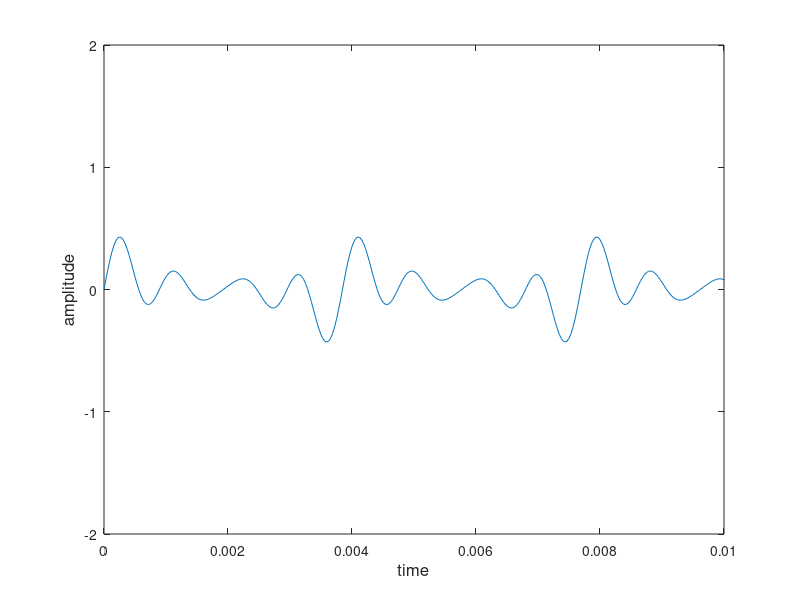

Write the MATLAB code that produced this figure.
t = 0:1 / 32000:1;     % 1秒を1/32000に分割

Y1 = 0.19*sin(2*pi()* 1040*t);           % 正弦波の生成 
Y2 = 0.09*sin(2*pi()* 520*t);           % 正弦波の生成
Y3 = 0.08*sin(2*pi()* 780*t);           % 正弦波の生成
Y4 = 0.08*sin(2*pi()*1300*t);           % 正弦波の生成
Y5 = 0.07*sin(2*pi()* 260*t);           % 正弦波の生成
Y6 = 0.07*sin(2*pi()*1560*t);           % 正弦波の生成

Y = horzcat(Y1, Y2, Y3, Y4 ,Y5 ,Y6);    % 時間軸で連結
    
sound(Y, 32000)    % 鳴り終わるまで7秒待つ
pause(7)
Y = Y1 + Y2 + Y3 + Y4 + Y5;    % 正弦波の合成
sound(Y, 32000);    % ？の音
plot(t, Y);                             % 正弦波をプロット
xlabel('time','FontSize',12);           % X軸ラベルの設定
xlim([0 0.01]);                         % X軸ラベルの範囲
ylabel('amplitude','FontSize',12);      % Y軸ラベルの設定
ylim([-2.0 2.0]);                       % Y軸ラベルの範囲